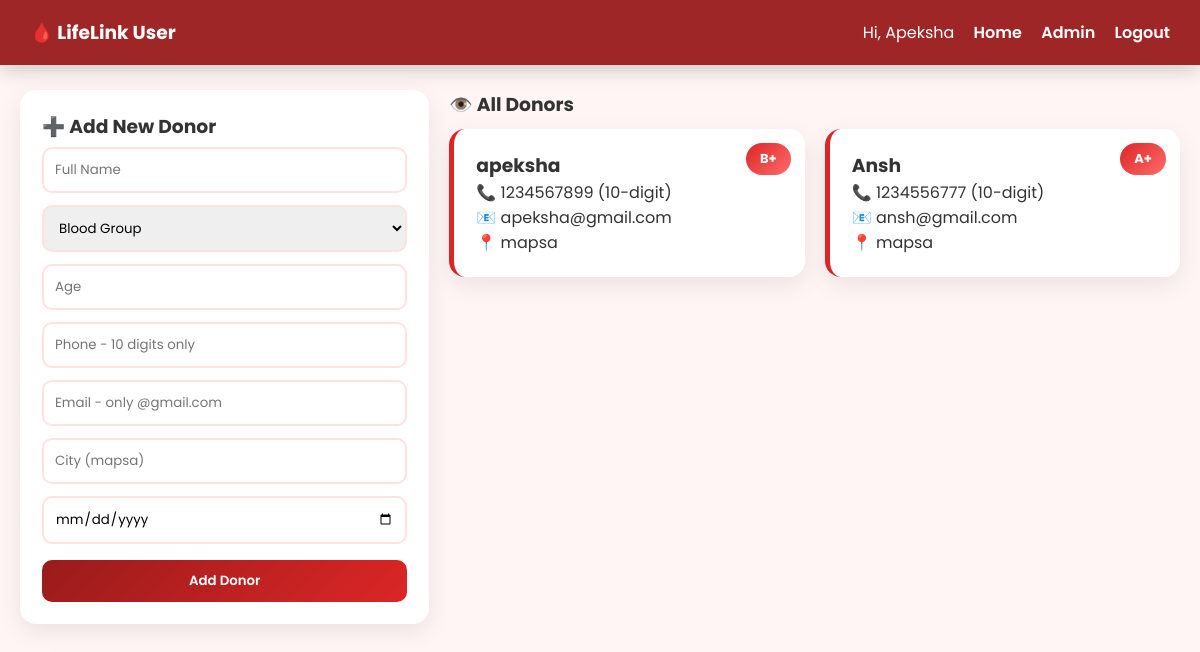
/dashboard.php (signed in), run on the app's committed database.
### tables this page shows
CREATE TABLE `donors` (
  `id` int(11) NOT NULL,
  `name` varchar(100) NOT NULL,
  `blood_group` varchar(5) NOT NULL,
  `age` int(11) NOT NULL,
  `phone` varchar(15) NOT NULL,
  `email` varchar(100) NOT NULL,
  `address` text NOT NULL,
  `last_donation_date` date DEFAULT NULL,
  `user_id` int(11) DEFAULT NULL,
  `created_at` timestamp NOT NULL DEFAULT current_timestamp()
);

### dashboard.php (the view, shortened to what this page needs)
<?php include 'config.php';
?>
<!DOCTYPE html><html><head><link rel="stylesheet" href="css/style.css"></head><body>
<div class="header"><h3>🩸 LifeLink User</h3><div>Hi, <?php echo $_SESSION['username']; ?> <a href="index.php">Home</a> <?php if($_SESSION['role']=='admin') echo '<a href="admin.php">Admin</a>'; ?> <a href="logout.php">Logout</a></div></div>
<div class="container">
<div style="display:flex;gap:20px;flex-wrap:wrap;margin-top:15px">
<div class="form-card" style="flex:1;min-width:320px"><h3>➕ Add New Donor</h3>
<form method="POST" onsubmit="return validateDonor(this)">
<input name="name" placeholder="Full Name" required>
<select name="bg" required style="margin-top:6px"><option value="">Blood Group</option></select>
<input name="age" type="number" placeholder="Age" required style="margin-top:6px">
<input name="phone" placeholder="Phone - 10 digits only" required pattern="[0-9]{10}" maxlength="10" title="Exactly 10 digits" style="margin-top:6px">
<input name="email" placeholder="Email - only @gmail.com" required pattern=".*@gmail\.com$" title="Must end with @gmail.com" style="margin-top:6px">
<input name="city" placeholder="City (mapsa)" required style="margin-top:6px">
<input name="last" type="date" style="margin-top:6px">
<button name="add" class="btn" style="width:100%;margin-top:10px">Add Donor</button>
</form>
</div>
<div style="flex:2;min-width:450px"><h3>👁️ All Donors</h3>
<?php $r=$conn->query("SELECT * FROM donors ORDER BY id DESC"); echo '<div class="donor-grid" style="margin-top:10px">'; while($d=$r->fetch_assoc()) echo "<div class='donor-card'><div class='blood-badge'>{$d['blood_group']}</div><h3>{$d['name']}</h3><p>📞 {$d['phone']} (10-digit)</p><p>📧 {$d['email']}</p><p>📍 {$d['address']}</p></div>"; echo '</div>'; ?>
</div></div></div></body></html>

### css/style.css (style rules this page uses)
* { margin:0;padding:0;box-sizing:border-box;font-family:'Poppins',sans-serif }
body { background:#fff5f5;color:#333 }
.header { background:rgba(153,27,27,0.95);backdrop-filter:blur(10px);color:white;padding:18px 30px;display:flex;justify-content:space-between;align-items:center;position:sticky;top:0;z-index:100;box-shadow:0 4px 20px rgba(0,0,0,0.2) }
.header a { color:white;text-decoration:none;margin-left:15px;font-weight:600;transition:0.3s }
.container { max-width:1200px;margin:25px auto;padding:0 20px }
.btn { background:linear-gradient(135deg,#991b1b,#dc2626);color:white;padding:11px 20px;border:none;border-radius:10px;font-weight:600;cursor:pointer;text-decoration:none;display:inline-block;transition:0.3s }
.donor-grid { display:grid;grid-template-columns:repeat(auto-fill,minmax(300px,1fr));gap:20px;margin-top:20px }
.donor-card { background:white;border-radius:16px;padding:22px;box-shadow:0 8px 25px rgba(0,0,0,0.08);border-left:5px solid #dc2626;position:relative;transition:0.3s }
.blood-badge { position:absolute;top:14px;right:14px;background:linear-gradient(135deg,#dc2626,#ff6b6b);color:white;padding:6px 14px;border-radius:20px;font-weight:700;font-size:13px }
.form-card { background:white;padding:22px;border-radius:16px;box-shadow:0 8px 25px rgba(0,0,0,0.08) }
.form-card input,.form-card select { width:100%;padding:11px;margin:6px 0;border:2px solid #fee2e2;border-radius:10px }

### data on the page
donors: blood_group "B+", name "apeksha", phone "1234567899", email "apeksha@gmail.com", address "mapsa"
donors: blood_group "A+", name "Ansh", phone "1234556777", email "ansh@gmail.com", address "mapsa"

### other printed values
$_SESSION['username'] "Apeksha"
